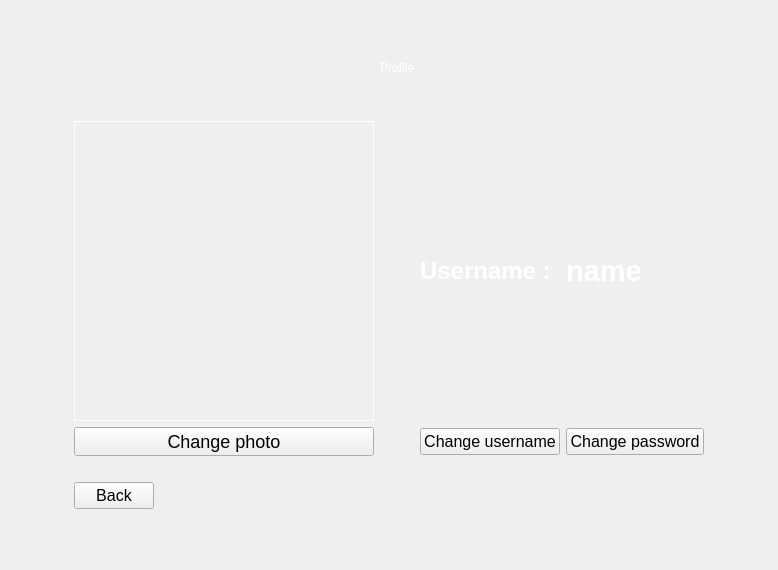
      <widget class="QWidget" name="profile">
       <layout class="QHBoxLayout" name="horizontalLayout_3">
        <item>
         <layout class="QGridLayout" name="gridLayout_5">
          <property name="leftMargin">
           <number>50</number>
          </property>
          <property name="topMargin">
           <number>50</number>
          </property>
          <property name="rightMargin">
           <number>50</number>
          </property>
          <property name="bottomMargin">
           <number>50</number>
          </property>
          <item row="2" column="1" alignment="Qt::AlignHCenter">
           <widget class="QLabel" name="label_pic">
            <property name="sizePolicy">
             <sizepolicy hsizetype="Fixed" vsizetype="Fixed">
              <horstretch>0</horstretch>
              <verstretch>0</verstretch>
             </sizepolicy>
            </property>
            <property name="minimumSize">
             <size>
              <width>300</width>
              <height>300</height>
             </size>
            </property>
            <property name="styleSheet">
             <string notr="true">border:1px solid white;</string>
            </property>
            <property name="text">
             <string/>
            </property>
           </widget>
          </item>
          <item row="2" column="0">
           <widget class="QLabel" name="label_20">
            <property name="maximumSize">
             <size>
              <width>16777215</width>
              <height>16777215</height>
             </size>
            </property>
            <property name="text">
             <string/>
            </property>
           </widget>
          </item>
          <item row="5" column="1">
           <widget class="QPushButton" name="pushButton_back_from_profile_to_main">
            <property name="sizePolicy">
             <sizepolicy hsizetype="Maximum" vsizetype="Maximum">
              <horstretch>0</horstretch>
              <verstretch>0</verstretch>
             </sizepolicy>
            </property>
            <property name="styleSheet">
             <string notr="true">font-size:16px;</string>
            </property>
            <property name="text">
             <string>Back</string>
            </property>
           </widget>
          </item>
          <item row="0" column="2">
           <widget class="QLabel" name="label_52">
            <property name="sizePolicy">
             <sizepolicy hsizetype="Maximum" vsizetype="Maximum">
              <horstretch>0</horstretch>
              <verstretch>0</verstretch>
             </sizepolicy>
            </property>
            <property name="styleSheet">
             <string notr="true">color: rgb(255, 255, 255);
font: 900 24pt &quot;Segoe UI Black&quot;;</string>
            </property>
            <property name="text">
             <string>Profile</string>
            </property>
           </widget>
          </item>
          <item row="4" column="5">
           <widget class="QLabel" name="label_18">
            <property name="text">
             <string/>
            </property>
           </widget>
          </item>
          <item row="3" column="4">
           <widget class="QPushButton" name="pushButton_change_password_from_profile">
            <property name="styleSheet">
             <string notr="true">font-size:16px;
min-width:130px;</string>
            </property>
            <property name="text">
             <string>Change password</string>
            </property>
           </widget>
          </item>
          <item row="3" column="1">
           <widget class="QPushButton" name="Change_photo">
            <property name="styleSheet">
             <string notr="true">font-size:18px;</string>
            </property>
            <property name="text">
             <string>Change photo</string>
            </property>
           </widget>
          </item>
          <item row="3" column="3">
           <widget class="QPushButton" name="pushButton_change_username_from_profile">
            <property name="sizePolicy">
             <sizepolicy hsizetype="Maximum" vsizetype="Fixed">
              <horstretch>0</horstretch>
              <verstretch>0</verstretch>
             </sizepolicy>
            </property>
            <property name="styleSheet">
             <string notr="true">font-size:16px;
min-width:130px;</string>
            </property>
            <property name="text">
             <string>Change username</string>
            </property>
           </widget>
          </item>
          <item row="2" column="3">
           <widget class="QLabel" name="label_17">
            <property name="sizePolicy">
             <sizepolicy hsizetype="Maximum" vsizetype="Maximum">
              <horstretch>0</horstretch>
              <verstretch>0</verstretch>
             </sizepolicy>
            </property>
            <property name="font">
             <font>
              <family>Segoe UI</family>
              <pointsize>18</pointsize>
              <italic>false</italic>
              <bold>true</bold>
             </font>
            </property>
            <property name="styleSheet">
             <string notr="true">font: 700 18pt &quot;Segoe UI&quot;;
color: rgb(255, 255, 255);
</string>
            </property>
            <property name="text">
             <string>Username :</string>
            </property>
           </widget>
          </item>
          <item row="2" column="4">
           <widget class="QLabel" name="label_19">
            <property name="sizePolicy">
             <sizepolicy hsizetype="Maximum" vsizetype="Maximum">
              <horstretch>0</horstretch>
              <verstretch>0</verstretch>
             </sizepolicy>
            </property>
            <property name="font">
             <font>
              <pointsize>22</pointsize>
              <bold>true</bold>
             </font>
            </property>
            <property name="styleSheet">
             <string notr="true">color: rgb(255, 255, 255);</string>
            </property>
            <property name="text">
             <string>name</string>
            </property>
           </widget>
          </item>
          <item row="1" column="2">
           <spacer name="verticalSpacer_53">
            <property name="orientation">
             <enum>Qt::Vertical</enum>
            </property>
            <property name="sizeHint" stdset="0">
             <size>
              <width>20</width>
              <height>40</height>
             </size>
            </property>
           </spacer>
          </item>
         </layout>
        </item>
       </layout>
      </widget>
